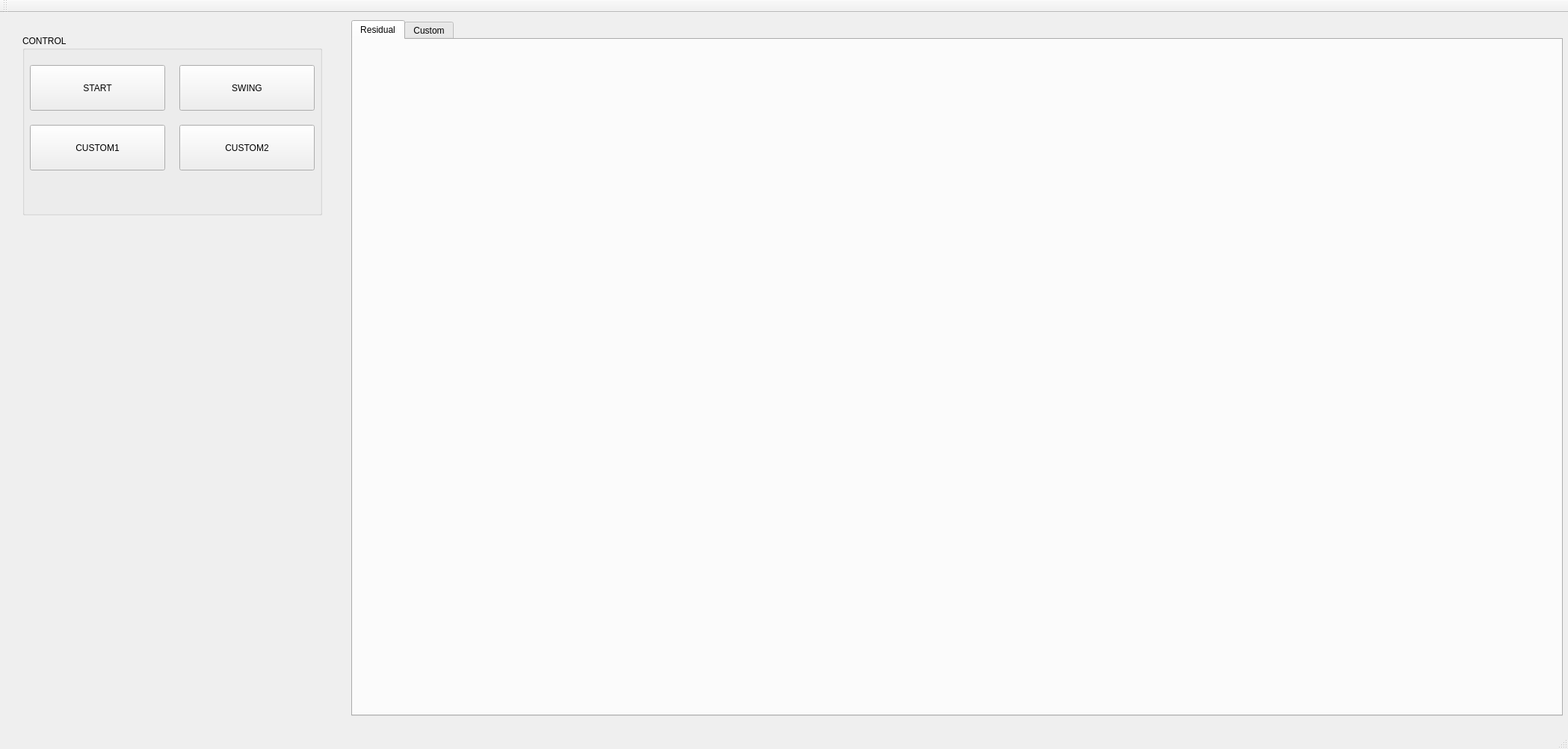
<?xml version="1.0" encoding="UTF-8"?>
<ui version="4.0">
 <class>MainWindow</class>
 <widget class="QMainWindow" name="MainWindow">
  <property name="geometry">
   <rect>
    <x>0</x>
    <y>0</y>
    <width>2098</width>
    <height>1002</height>
   </rect>
  </property>
  <property name="windowTitle">
   <string>MainWindow</string>
  </property>
  <widget class="QWidget" name="centralWidget">
   <widget class="QTabWidget" name="tabWidget">
    <property name="geometry">
     <rect>
      <x>470</x>
      <y>10</y>
      <width>1621</width>
      <height>931</height>
     </rect>
    </property>
    <property name="currentIndex">
     <number>0</number>
    </property>
    <widget class="QWidget" name="tab">
     <attribute name="title">
      <string>Residual</string>
     </attribute>
     <widget class="QCustomPlot" name="CP_RESIDUAL1" native="true">
      <property name="geometry">
       <rect>
        <x>20</x>
        <y>20</y>
        <width>770</width>
        <height>410</height>
       </rect>
      </property>
     </widget>
     <widget class="QCustomPlot" name="CP_RESIDUAL2" native="true">
      <property name="geometry">
       <rect>
        <x>820</x>
        <y>20</y>
        <width>770</width>
        <height>410</height>
       </rect>
      </property>
     </widget>
     <widget class="QCustomPlot" name="CP_RESIDUAL3" native="true">
      <property name="geometry">
       <rect>
        <x>20</x>
        <y>470</y>
        <width>770</width>
        <height>410</height>
       </rect>
      </property>
     </widget>
     <widget class="QCustomPlot" name="CP_RESIDUAL4" native="true">
      <property name="geometry">
       <rect>
        <x>820</x>
        <y>470</y>
        <width>770</width>
        <height>410</height>
       </rect>
      </property>
     </widget>
    </widget>
    <widget class="QWidget" name="tab_2">
     <attribute name="title">
      <string>Custom</string>
     </attribute>
     <widget class="QCustomPlot" name="CP_CUSTOM2" native="true">
      <property name="geometry">
       <rect>
        <x>820</x>
        <y>20</y>
        <width>770</width>
        <height>410</height>
       </rect>
      </property>
     </widget>
     <widget class="QCustomPlot" name="CP_CUSTOM3" native="true">
      <property name="geometry">
       <rect>
        <x>20</x>
        <y>470</y>
        <width>770</width>
        <height>410</height>
       </rect>
      </property>
     </widget>
     <widget class="QCustomPlot" name="CP_CUSTOM4" native="true">
      <property name="geometry">
       <rect>
        <x>820</x>
        <y>470</y>
        <width>770</width>
        <height>410</height>
       </rect>
      </property>
     </widget>
     <widget class="QCustomPlot" name="CP_CUSTOM1" native="true">
      <property name="geometry">
       <rect>
        <x>20</x>
        <y>20</y>
        <width>770</width>
        <height>410</height>
       </rect>
      </property>
     </widget>
    </widget>
   </widget>
   <widget class="QGroupBox" name="GB_control">
    <property name="geometry">
     <rect>
      <x>30</x>
      <y>30</y>
      <width>401</width>
      <height>241</height>
     </rect>
    </property>
    <property name="title">
     <string>CONTROL</string>
    </property>
    <widget class="QPushButton" name="BT_START">
     <property name="geometry">
      <rect>
       <x>10</x>
       <y>40</y>
       <width>181</width>
       <height>61</height>
      </rect>
     </property>
     <property name="text">
      <string>START</string>
     </property>
    </widget>
    <widget class="QPushButton" name="BT_SWING">
     <property name="geometry">
      <rect>
       <x>210</x>
       <y>40</y>
       <width>181</width>
       <height>61</height>
      </rect>
     </property>
     <property name="text">
      <string>SWING</string>
     </property>
    </widget>
    <widget class="QPushButton" name="BT_CUSTOM1">
     <property name="geometry">
      <rect>
       <x>10</x>
       <y>120</y>
       <width>181</width>
       <height>61</height>
      </rect>
     </property>
     <property name="text">
      <string>CUSTOM1</string>
     </property>
    </widget>
    <widget class="QPushButton" name="BT_CUSTOM2">
     <property name="geometry">
      <rect>
       <x>210</x>
       <y>120</y>
       <width>181</width>
       <height>61</height>
      </rect>
     </property>
     <property name="text">
      <string>CUSTOM2</string>
     </property>
    </widget>
   </widget>
  </widget>
  <widget class="QMenuBar" name="menuBar">
   <property name="geometry">
    <rect>
     <x>0</x>
     <y>0</y>
     <width>2098</width>
     <height>22</height>
    </rect>
   </property>
  </widget>
  <widget class="QToolBar" name="mainToolBar">
   <attribute name="toolBarArea">
    <enum>TopToolBarArea</enum>
   </attribute>
   <attribute name="toolBarBreak">
    <bool>false</bool>
   </attribute>
  </widget>
  <widget class="QStatusBar" name="statusBar"/>
 </widget>
 <layoutdefault spacing="6" margin="11"/>
 <customwidgets>
  <customwidget>
   <class>QCustomPlot</class>
   <extends>QWidget</extends>
   <header location="global">qcustomplot.h</header>
   <container>1</container>
  </customwidget>
 </customwidgets>
 <resources/>
 <connections/>
</ui>
